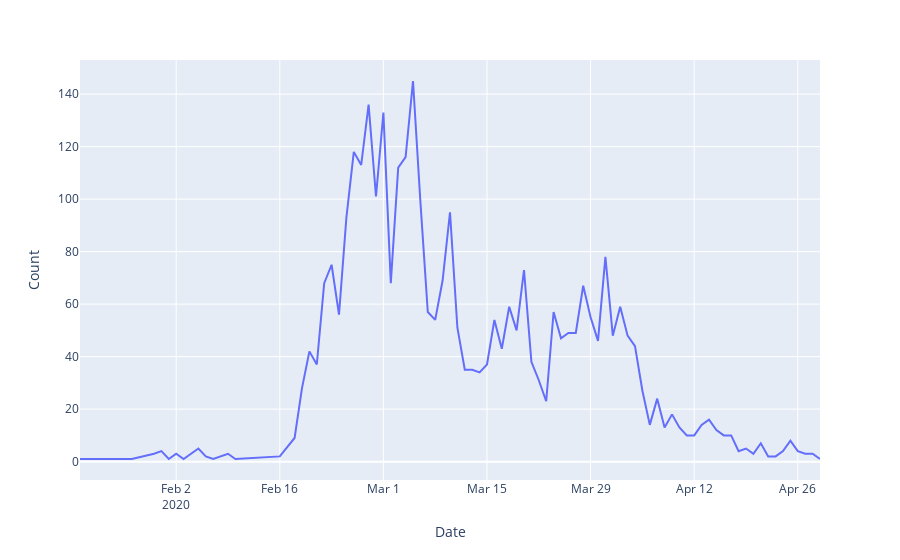

The code cell stored with this chart in its notebook:
### Code cell
fig = px.line(confirmed_patient, x='Date', y='Count')
plotly.offline.plot(fig, filename='ConfirmedLine.html')
fig.show()
